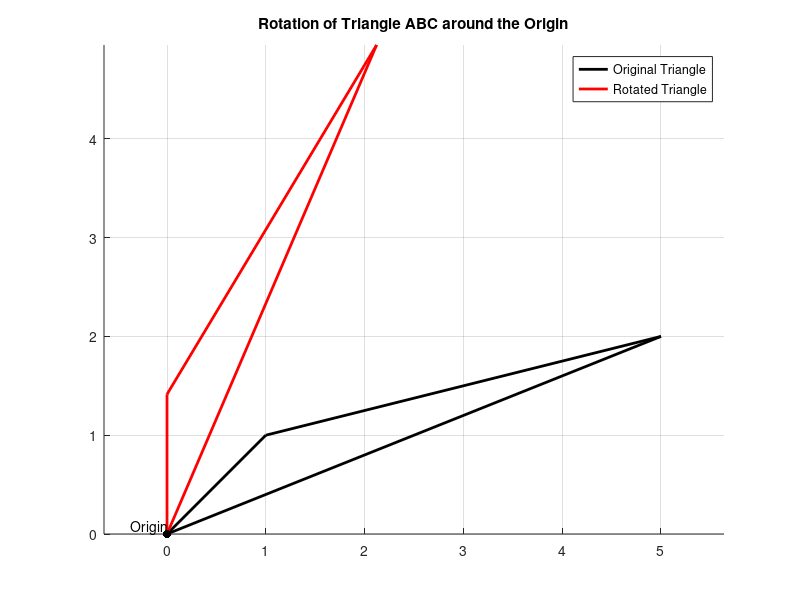

Source code (MATLAB):
%Q)Rotate a triangle placed at A(0,0), B(1,1) and C(5,2) by 
%an angle 45 with respect to origin. Plot the points.

% Rotate a triangle placed at A(0,0) , B(1,1) and C(5,2) by an angle 45
% with respect to origin . Plot the points.

% Coordinates of the triangle vertices
x = [0 1 5];
y = [0 1 2];

% Convert the rotation angle to radians
theta = 45 * pi / 180;

% Define the rotation matrix
R = [cos(theta) -sin(theta); sin(theta) cos(theta)];

% Apply the rotation to the points
v = [x; y];
v_rotated = R * v;

% Extract the rotated x and y coordinates
x_rotated = v_rotated(1, :);
y_rotated = v_rotated(2, :);

% Make a plot
figure;
hold on;
plot([x, x(1)], [y, y(1)], 'k-', 'LineWidth', 2); % Original triangle
plot([x_rotated, x_rotated(1)], [y_rotated, y_rotated(1)], 'r-', 'LineWidth', 2); % Rotated triangle
scatter(0, 0, 'k', 'filled'); % Origin point
text(0, 0, ' Origin', 'VerticalAlignment', 'bottom', 'HorizontalAlignment', 'right'); % Label for origin
legend('Original Triangle', 'Rotated Triangle', 'Location', 'Best');
title('Rotation of Triangle ABC around the Origin');
axis equal;
grid on;
hold off;